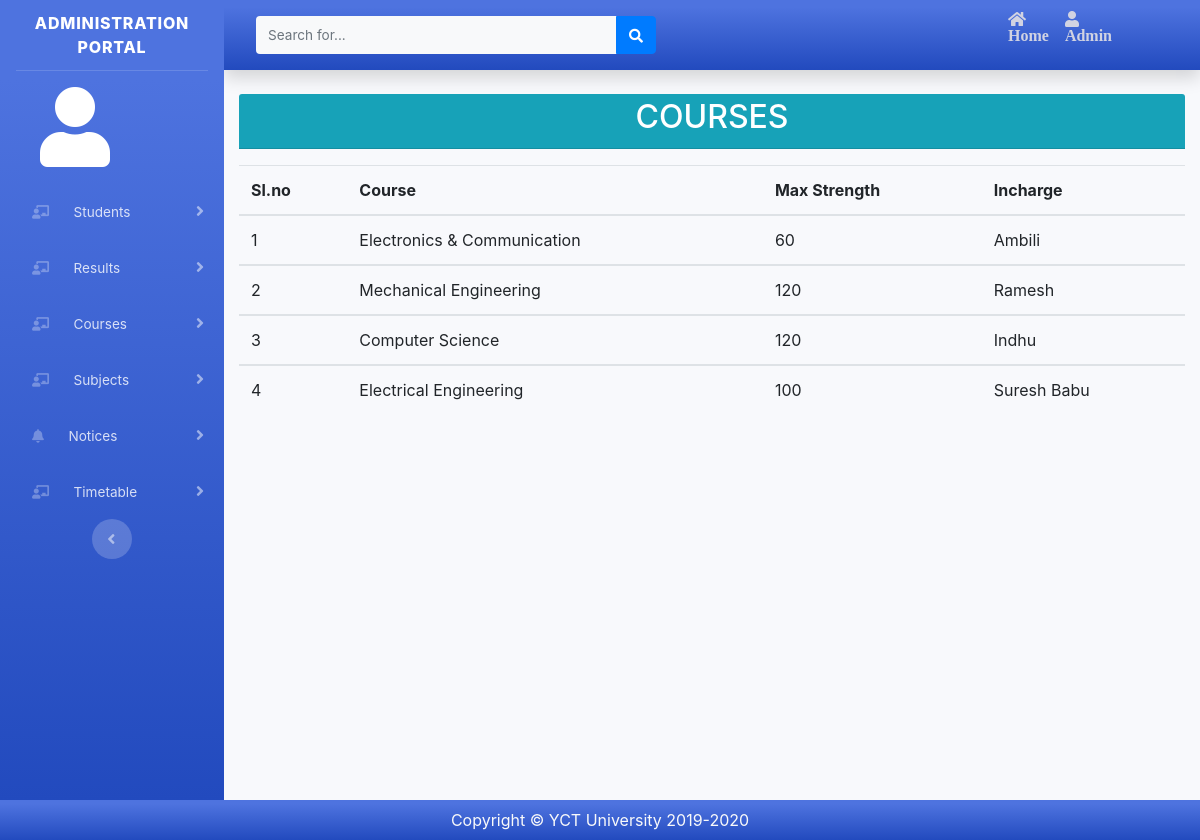
The app's page /view/faculty_view_courses.php (signed in) with its own data.
### tables this page shows
CREATE TABLE `courses` (
  `id` int(11) NOT NULL,
  `course` varchar(30) NOT NULL,
  `no_student` int(11) NOT NULL,
  `incharge` varchar(50) NOT NULL
);

### model/Mymodel.php (called while the page is built, shortened)
<?php
class Mymodel
    {
            function admin_viewcourse()
                {
                    include '../config/connection.php';
                    $sql="SELECT * FROM courses";
                    $resultc=mysqli_query($conn,$sql);
                    return $resultc;
                }
    }
?>

### controller/Mycontroller.php (called while the page is built, shortened)
<?php
    class Mycontroller
        {
                function a_viewcourse()
                    {
                        include '../model/Mymodel.php';
                        $varsc=new Mymodel();
                        $resc=$varsc->admin_viewcourse();
                        return $resc;
                    }
        }
?>

### view/faculty_view_courses.php (the view, shortened to what this page needs)
<?php
include_once '../controller/Mycontroller.php';
include 'faculty_header.php';
$vare=new Mycontroller();
$res4=$vare->a_viewcourse();
 ?>
<section class="margin_top">
	<div class="container margin_top">
		<div class="row">
		<div class="col-md-12">
		<div class="card-header text-center p-1 bg-info "><h2 class="text-white">COURSES</h2></div>
		</div>
			<div class="col-md-12 mt-3">
				<div style="overflow-x:auto;">
				<table class="container-fluid table ">
					  <th>Sl.no</th>
					  <th>Course</th>
					  <th>Max Strength</th>
					  <th>Incharge</th>
				  <?php
				while($row=mysqli_fetch_assoc($res4))
					{
 					?>
					  <tbody id="myTable">
					  <tr>
						<td><?php echo $row['id']; ?></td>
						<td><?php echo $row['course']; ?></td>
						<td><?php echo $row['no_student']; ?></td>
						<td><?php echo $row['incharge']; ?></td>
						</tr>
				  </tbody>
					<?php
					}
					?>
				</table>
			</div>
			</div>
		</div>
	</div>
</section>
<?php include('footer.php');?>

### records on screen
courses: id "1", course "Electronics & Communication", no_student "60", incharge "Ambili"
courses: id "2", course "Mechanical Engineering", no_student "120", incharge "Ramesh"
courses: id "3", course "Computer Science", no_student "120", incharge "Indhu"
courses: id "4", course "Electrical Engineering", no_student "100", incharge "Suresh Babu"
